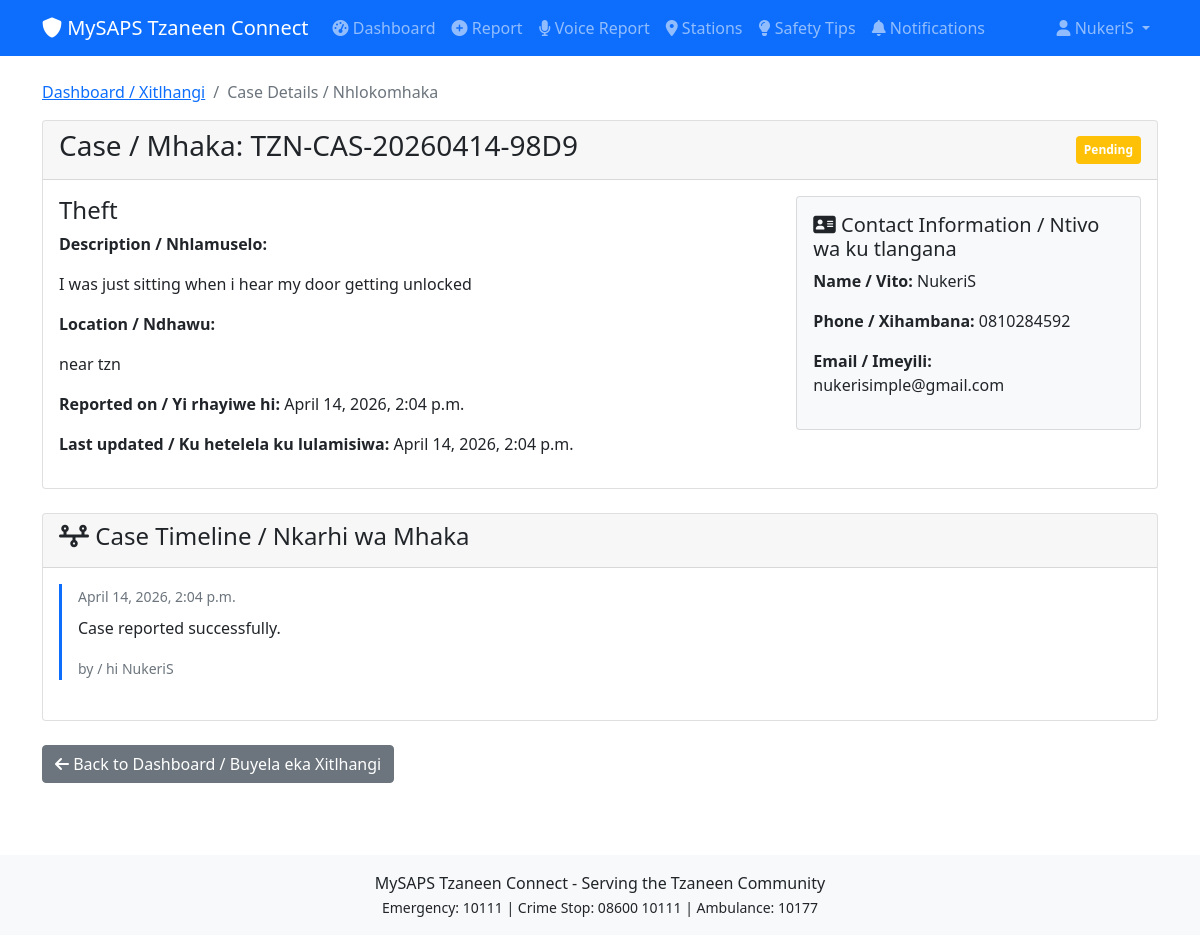
Screenshot of /cases/case/1/ (signed in) with the database file from the repository.
### accounts/models.py (models this page shows, shortened)
class CustomUser(AbstractUser):
    LANGUAGE_CHOICES = [
        ('en', 'English'),
        ('ts', 'Xitsonga'),
        ('nso', 'Sepedi'),
        ('ve', 'TshiVenda'),
    ]
    phone_number = models.CharField(max_length=15, unique=True, help_text=_('Cellphone number for notifications'))
    id_number = models.CharField(max_length=13, blank=True, null=True)
    street_address = models.TextField(blank=True, null=True)
    suburb = models.CharField(max_length=100, blank=True, null=True)
    city = models.CharField(max_length=100, default='Tzaneen')
    province = models.CharField(max_length=50, default='Limpopo')
    postal_code = models.CharField(max_length=10, blank=True, null=True)
    preferred_language = models.CharField(max_length=10, choices=LANGUAGE_CHOICES, default='en')
    notification_method = models.CharField(max_length=20, choices=[
        ('sms', 'SMS'),
        ('whatsapp', 'WhatsApp'),
        ('both', 'Both')
    ], default='whatsapp')
    large_font = models.BooleanField(default=False)
    voice_input = models.BooleanField(default=False)
    default_location_lat = models.DecimalField(max_digits=10, decimal_places=7, blank=True, null=True)
    default_location_lng = models.DecimalField(max_digits=10, decimal_places=7, blank=True, null=True)
    is_business_owner = models.BooleanField(default=False)
    business_name = models.CharField(max_length=200, blank=True, null=True)
    business_address = models.TextField(blank=True, null=True)
    created_at = models.DateTimeField(auto_now_add=True)
    updated_at = models.DateTimeField(auto_now=True)
    class Meta:
        verbose_name = _('User')
        verbose_name_plural = _('Users')

### cases/models.py (models this page shows, shortened)
class Case(models.Model):
    STATUS_CHOICES = [
        ('pending', 'Pending / Ku lindzela'),
        ('assigned', 'Assigned / Ku nyikiwile'),
        ('in_progress', 'In Progress / Ku endliwa'),
        ('resolved', 'Resolved / Ku lulamisiwile'),
        ('closed', 'Closed / Ku pfariwile'),
    ]
    PRIORITY_CHOICES = [
        ('low', 'Low / Ku tlakuka'),
        ('medium', 'Medium / Ku le xikarhi'),
        ('high', 'High / Ku tlakuka'),
        ('urgent', 'Urgent / Ku hatlisa'),
    ]
    case_number = models.CharField(max_length=20, unique=True, editable=False)
    reference_number = models.CharField(max_length=20, blank=True, null=True)
    user = models.ForeignKey(CustomUser, on_delete=models.CASCADE, related_name='cases')
    category = models.ForeignKey(IncidentCategory, on_delete=models.SET_NULL, null=True, related_name='cases')
    title = models.CharField(max_length=200)
    description = models.TextField(validators=[MinLengthValidator(10)])
    title_ts = models.CharField(max_length=200, blank=True, null=True, verbose_name="Title in Xitsonga")
    description_ts = models.TextField(blank=True, null=True, verbose_name="Description in Xitsonga")
    location_lat = models.DecimalField(max_digits=10, decimal_places=7, blank=True, null=True)
    location_lng = models.DecimalField(max_digits=10, decimal_places=7, blank=True, null=True)
    location_description = models.TextField()
    location_description_ts = models.TextField(blank=True, null=True, verbose_name="Location in Xitsonga")
    contact_name = models.CharField(max_length=100)
    contact_phone = models.CharField(max_length=15)
    contact_email = models.EmailField(blank=True, null=True)
    status = models.CharField(max_length=20, choices=STATUS_CHOICES, default='pending')
    priority = models.CharField(max_length=20, choices=PRIORITY_CHOICES, default='medium')
    assigned_officer = models.CharField(max_length=200, blank=True, null=True)
    assigned_officer_ts = models.CharField(max_length=200, blank=True, null=True, verbose_name="Assigned Officer in Xitsonga")
    assigned_station = models.CharField(max_length=100, blank=True, null=True)
    officer_notes = models.TextField(blank=True, null=True)
    officer_notes_ts = models.TextField(blank=True, null=True, verbose_name="Officer Notes in Xitsonga")
    has_photo_evidence = models.BooleanField(default=False)
    created_at = models.DateTimeField(auto_now_add=True)
    updated_at = models.DateTimeField(auto_now=True)
    resolved_at = models.DateTimeField(blank=True, null=True)
    class Meta:
        ordering = ['-created_at']
    def get_status_color(self):
        colors = {
            'pending': 'warning',
            'assigned': 'info',
            'in_progress': 'primary',
            'resolved': 'success',
            'closed': 'secondary',
        }
        return colors.get(self.status, 'secondary')
    def get_status_display_bilingual(self, language='en'):
        status_map = {
            'pending': {'en': 'Pending', 'ts': 'Ku lindzela'},
            'assigned': {'en': 'Assigned', 'ts': 'Ku nyikiwile'},
            'in_progress': {'en': 'In Progress', 'ts': 'Ku endliwa'},
            'resolved': {'en': 'Resolved', 'ts': 'Ku lulamisiwile'},
            'closed': {'en': 'Closed', 'ts': 'Ku pfariwile'},
        }
        return status_map.get(self.status, {}).get(language, self.status)
    def get_title(self, language='en'):
        if language == 'ts' and self.title_ts:
            return self.title_ts
        return self.title
    def get_description(self, language='en'):
        if language == 'ts' and self.description_ts:
            return self.description_ts
        return self.description
    def get_location(self, language='en'):
        if language == 'ts' and self.location_description_ts:
            return self.location_description_ts
        return self.location_description

class CaseUpdate(models.Model):
    case = models.ForeignKey(Case, on_delete=models.CASCADE, related_name='updates')
    update_text = models.TextField(verbose_name="Update in English")
    update_text_ts = models.TextField(blank=True, null=True, verbose_name="Update in Xitsonga")
    update_type = models.CharField(max_length=20, choices=[
        ('status_change', 'Status Change'),
        ('officer_note', 'Officer Note'),
        ('user_followup', 'User Follow-up'),
        ('evidence_added', 'Evidence Added'),
        ('resolution', 'Resolution'),
    ])
    created_by = models.ForeignKey(CustomUser, on_delete=models.SET_NULL, null=True, related_name='case_updates')
    created_at = models.DateTimeField(auto_now_add=True)
    class Meta:
        ordering = ['-created_at']
    def get_update_text(self, language='en'):
        if language == 'ts' and self.update_text_ts:
            return self.update_text_ts
        return self.update_text

### cases/views.py (the view)
# urls.py: path('case/<int:case_id>/', views.case_detail, name='case_detail'),
@login_required
def case_detail(request, case_id):
    user = request.user
    language = get_user_language(request)
    translation.activate(language)
    case = get_object_or_404(Case, id=case_id, user=user)
    updates = case.updates.all().order_by('-created_at')
    evidence = case.evidence.all()
    context = {
        'case': case,
        'updates': updates,
        'evidence': evidence,
        'large_font': user.large_font,
        'current_language': language,
    }
    return render(request, 'cases/case_detail.html', context)

### cases/views.py (called while the page is built)
def get_user_language(request):
    if request.user.is_authenticated and request.user.preferred_language:
        return request.user.preferred_language
    return 'en'

### templates/cases/case_detail.html (shortened to what this page needs)
{% extends 'base.html' %}
{% load i18n %}
{% block content %}
<div class="container">
    <div class="row">
        <div class="col-md-12">
            <nav aria-label="breadcrumb">
                <ol class="breadcrumb">
                    <li class="breadcrumb-item"><a href="{% url 'cases:dashboard' %}">{% trans "Dashboard" %} / Xitlhangi</a></li>
                    <li class="breadcrumb-item active">{% trans "Case Details" %} / Nhlokomhaka</li>
                </ol>
            </nav>
            <div class="card mb-4">
                <div class="card-header">
                    <div class="d-flex justify-content-between align-items-center">
                        <h3>{% trans "Case" %} / Mhaka: {{ case.case_number }}</h3>
                        <span class="badge bg-{{ case.get_status_color }} p-2">
                            {{ case.get_status_display_bilingual|default:case.get_status_display }}
                        </span>
                    </div>
                </div>
                <div class="card-body">
                    <div class="row">
                        <div class="col-md-8">
                            <h4>{{ case.get_title|default:case.title }}</h4>
                            <p><strong>{% trans "Description" %} / Nhlamuselo:</strong></p>
                            <p>{{ case.get_description|default:case.description }}</p>
                            <p><strong>{% trans "Location" %} / Ndhawu:</strong></p>
                            <p>{{ case.get_location|default:case.location_description }}</p>
                            <p><strong>{% trans "Reported on" %} / Yi rhayiwe hi:</strong> {{ case.created_at|date:"F j, Y, g:i a" }}</p>
                            <p><strong>{% trans "Last updated" %} / Ku hetelela ku lulamisiwa:</strong> {{ case.updated_at|date:"F j, Y, g:i a" }}</p>
                        </div>
                        <div class="col-md-4">
                            <div class="card bg-light">
                                <div class="card-body">
                                    <h5><i class="fas fa-address-card"></i> {% trans "Contact Information" %} / Ntivo wa ku tlangana</h5>
                                    <p><strong>{% trans "Name" %} / Vito:</strong> {{ case.contact_name }}</p>
                                    <p><strong>{% trans "Phone" %} / Xihambana:</strong> {{ case.contact_phone }}</p>
                                    {% if case.contact_email %}
                                    <p><strong>{% trans "Email" %} / Imeyili:</strong> {{ case.contact_email }}</p>
                                    {% endif %}
                                </div>
                            </div>
                        </div>
                    </div>
                </div>
            </div>
            {% if updates %}
            <div class="card">
                <div class="card-header">
                    <h4><i class="fas fa-timeline"></i> {% trans "Case Timeline" %} / Nkarhi wa Mhaka</h4>
                </div>
                <div class="card-body">
                    <div class="timeline">
                        {% for update in updates %}
                        <div class="mb-4">
                            <div class="border-start border-3 border-primary ps-3">
                                <small class="text-muted">{{ update.created_at|date:"F j, Y, g:i a" }}</small>
                                <p class="mt-2">{{ update.get_update_text|default:update.update_text }}</p>
                                {% if update.created_by %}
                                <small class="text-muted">{% trans "by" %} / hi {{ update.created_by.get_full_name|default:update.created_by.username }}</small>
                                {% endif %}
                            </div>
                        </div>
                        {% endfor %}
                    </div>
                </div>
            </div>
            {% endif %}
            <div class="mt-4">
                <a href="{% url 'cases:dashboard' %}" class="btn btn-secondary">
                    <i class="fas fa-arrow-left"></i> {% trans "Back to Dashboard" %} / Buyela eka Xitlhangi
                </a>
            </div>
        </div>
    </div>
</div>
{% endblock %}

### templates/base.html (shortened to what this page needs)
<!DOCTYPE html>
<html lang="en">
<head>
    <link href="https://cdn.jsdelivr.net/npm/bootstrap@5.1.3/dist/css/bootstrap.min.css" rel="stylesheet">
    <link rel="stylesheet" href="https://cdnjs.cloudflare.com/ajax/libs/font-awesome/6.0.0/css/all.min.css">
</head>
<body>
    <nav class="navbar navbar-expand-lg navbar-dark bg-primary">
        <div class="container">
            <a class="navbar-brand" href="{% url 'cases:dashboard' %}">
                <i class="fas fa-shield-alt"></i> MySAPS Tzaneen Connect
            </a>
            <div class="collapse navbar-collapse" id="navbarNav">
                {% if user.is_authenticated %}
                <ul class="navbar-nav me-auto">
                    <li class="nav-item">
                        <a class="nav-link" href="{% url 'cases:dashboard' %}">
                            <i class="fas fa-tachometer-alt"></i> Dashboard
                        </a>
                    </li>
                    <li class="nav-item">
                        <a class="nav-link" href="{% url 'cases:report_case' %}">
                            <i class="fas fa-plus-circle"></i> Report
                        </a>
                    </li>
                    <li class="nav-item">
                        <a class="nav-link" href="{% url 'cases:voice_report' %}">
                            <i class="fas fa-microphone"></i> Voice Report
                        </a>
                    </li>
                    <li class="nav-item">
                        <a class="nav-link" href="{% url 'cases:station_finder' %}">
                            <i class="fas fa-map-marker-alt"></i> Stations
                        </a>
                    </li>
                    <li class="nav-item">
                        <a class="nav-link" href="{% url 'cases:safety_tips' %}">
                            <i class="fas fa-lightbulb"></i> Safety Tips
                        </a>
                    </li>
                    <li class="nav-item">
                        <a class="nav-link" href="{% url 'cases:notifications' %}">
                            <i class="fas fa-bell"></i> Notifications
                        </a>
                    </li>
                </ul>
                <ul class="navbar-nav">
                    <li class="nav-item dropdown">
                        <a class="nav-link dropdown-toggle" href="#" id="userDropdown" role="button" data-bs-toggle="dropdown">
                            <i class="fas fa-user"></i> {{ user.first_name|default:user.username }}
                        </a>
                    </li>
                </ul>
                {% else %}
                <ul class="navbar-nav ms-auto">
                    <li class="nav-item"><a class="nav-link" href="{% url 'accounts:login' %}">Login</a></li>
                    <li class="nav-item"><a class="nav-link" href="{% url 'accounts:register' %}">Register</a></li>
                </ul>
                {% endif %}
            </div>
        </div>
    </nav>
    <main class="py-4">
        {% block content %}{% endblock %}
    </main>
    <footer class="bg-light text-center py-3 mt-5">
        <div class="container">
            <p class="mb-0">MySAPS Tzaneen Connect - Serving the Tzaneen Community</p>
            <small>Emergency: 10111 | Crime Stop: 08600 10111 | Ambulance: 10177</small>
        </div>
    </footer>
</body>
</html>

### rows the page displays
CustomUser: first_name "NukeriS"
Case: case_number "TZN-CAS-20260414-98D9", get_status_display_bilingual "Pending", get_title "Theft", get_description "I was just sitting when i hear my door getting unlocked", get_location "near tzn", created_at "April 14, 2026, 2:04 p.m.", updated_at "April 14, 2026, 2:04 p.m.", contact_name "NukeriS", contact_phone "0810284592", contact_email "nukerisimple@gmail.com"
CaseUpdate: created_at "April 14, 2026, 2:04 p.m.", get_update_text "Case reported successfully.", created_by.get_full_name "NukeriS"
